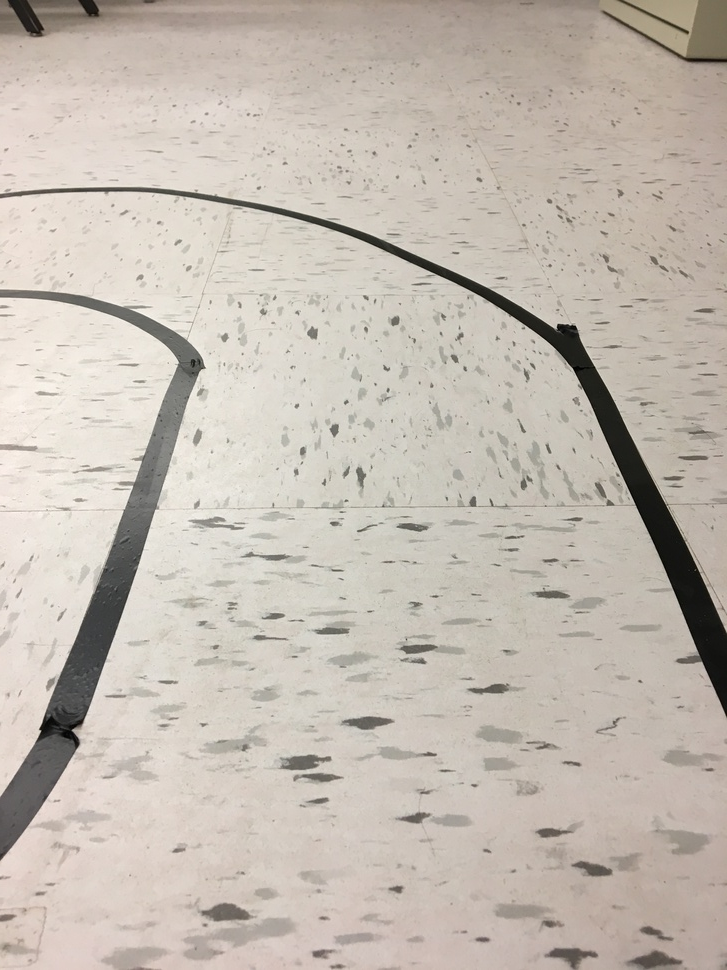
#> input picture Lane Detection/LabLanes.jpg, 727 x 970 px, shrunk from 3024 x 4032 before the run
$ python lanes_different_image_testing.py
#> lines starting #> are read from the running program, lines starting #| are printed output that depends on the picture; after the words box and inside, x2 and y2 are one past the last pixel; in counts of white or black regions, pixels touching at a corner belong together; long printed decimals are rounded
#> further down, image is the input picture: shape (970, 727, 3); mean B, G, R 178, 187.6, 196.1
#| (970, 727, 3)
#| uint8
import cv2
import numpy as np
import matplotlib.pyplot as plt

def line_follow(image,lines):
        #line_image = np.zeros_like(image)
        x1 = int((lines[0][0] + lines[1][0]) / 2)
        x2 = int((lines[0][2] + lines[1][2]) / 2)
        y1 = int((lines[0][1] + lines[1][1]) / 2)
        y2 = int((lines[0][3] + lines[1][3]) / 2)
        return np.array([x1,y1,x2,y2])


def make_coordinates(image, line_parameters):
    slope, intercept = line_parameters
    y1 = image.shape[0]
    y2 = int(y1*(3/5))
    x1 = int((y1-intercept)/slope)
    x2 = int((y2-intercept)/slope)
    return np.array([x1,y1,x2,y2])

def average_slope_intercept(image,lines):
    left_fit = []
    right_fit = []
    for line in lines:
        x1, y1, x2, y2 = line.reshape(4)
        parameters = np.polyfit((x1,x2),(y1,y2), 1)
        slope = parameters[0]
        intercept = parameters[1]
        if slope < 0:
            left_fit.append((slope, intercept))
        else:
            right_fit.append((slope,intercept))
    print(left_fit)
    print('left_fit')
    print(right_fit)
    print('printed rightfit')

    left_fit_average = np.average(left_fit, axis = 0)
    right_fit_average = np.average(right_fit, axis = 0)
    left_line = make_coordinates(image, left_fit_average)
    right_line = make_coordinates(image,right_fit_average)
    return np.array([left_line, right_line])

def canny(image):
    gray = cv2.cvtColor(lane_image, cv2.COLOR_RGB2GRAY)
    blur = cv2.GaussianBlur(gray, (5, 5), 0)
    canny = cv2.Canny(blur, 50, 150)
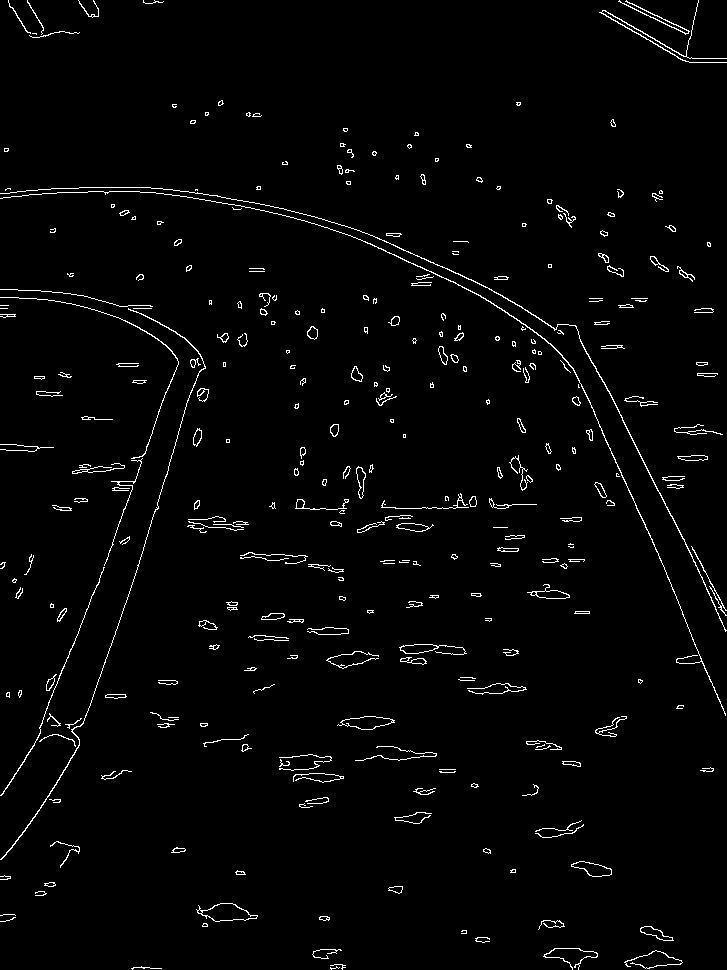
#> canny: shape (970, 727); 2.2% white in thin lines or dots
    return canny

def display_lines(image, lines):
    line_image = np.zeros_like(image)
    if lines is not None:
        for line in lines:
            x1, y1, x2, y2 = line.reshape(4)
            cv2.line(line_image, (x1, y1), (x2, y2), (255, 0, 0), 10 )
    return line_image

def region_of_interest(image):
    height = image.shape[0]
#> height = 970
    width = image.shape[1]
#> width = 727
    print(height,width)
#| 970 727

    #robotPOV
    polygons = np.array([
    [0, 250 ], [width, 250 ], [width, height ], [0, height ]
    ])

    #test_image1
    #polygons = np.array([
    #[200, height ], [1100, height ], [550,250]
    #])

    #test_image3
    #polygons = np.array([
    #[400, 344 ], [562, 344 ], [960,540], [0,540]
    #])

    #test_image4
    #polygons = np.array([
    #[406, 369 ], [737, 369 ], [1023,498], [1023,681], [0, 681]
    #])
    mask = np.zeros_like(image)
    cv2.fillPoly(mask, np.int32([polygons]), 255)
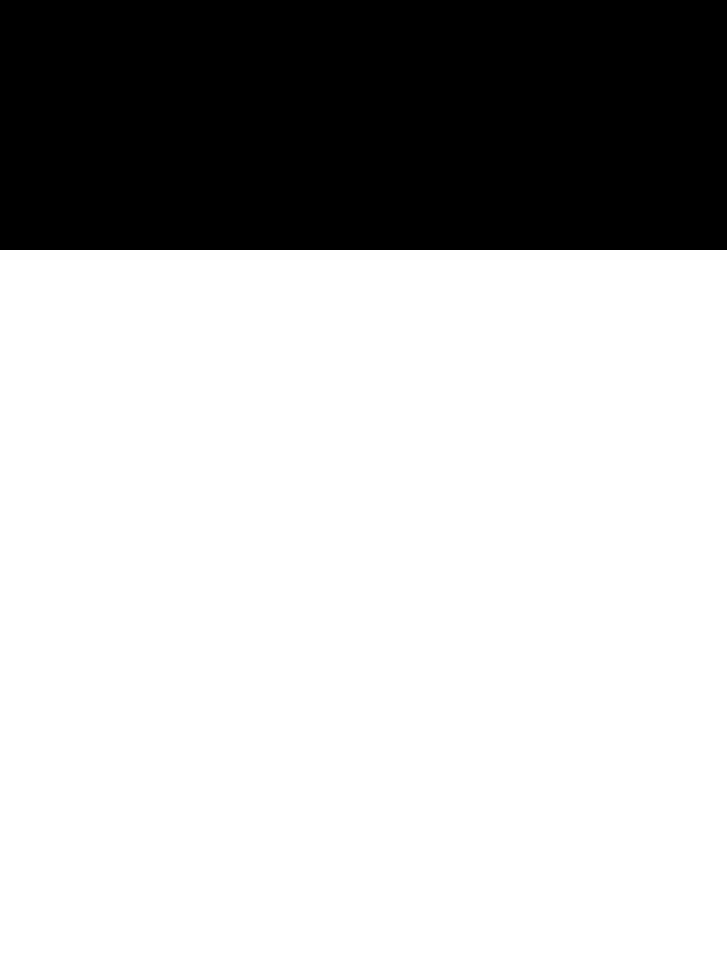
#> mask: shape (970, 727); 74.2% white; 1 black region, box (x1, y1, x2, y2) and area: (0, 0, 727, 250) 181750
    masked_image = cv2.bitwise_and(image, mask)
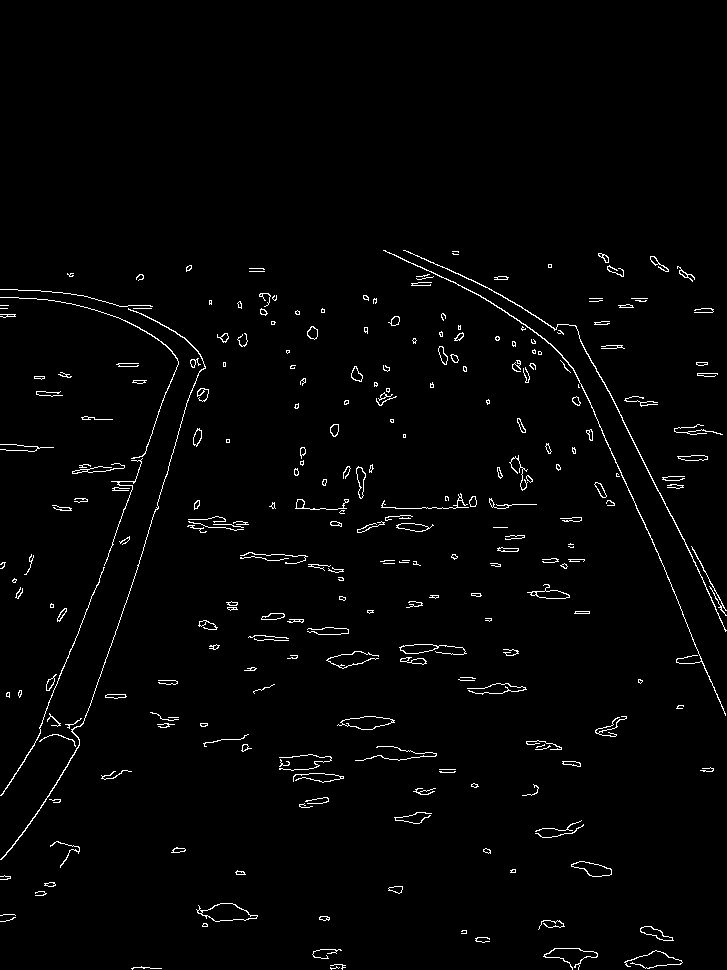
#> masked_image: shape (970, 727); 1.8% white in thin lines or dots, all inside (x1, y1, x2, y2) = (0, 250, 727, 970)
    #cv2.imshow("masked", mask)
    #cv2.waitKey(0)
    return masked_image


image = cv2.imread('LabLanes.jpg')
#cv2.imshow("original", image)
#cv2.waitKey(0)
print(image.shape)
print(image.dtype)
lane_image = np.copy(image)
canny_image = canny(lane_image)
cropped_image = region_of_interest(canny_image)
lines = cv2.HoughLinesP(cropped_image, 2, np.pi/180, 100, np.array([]), minLineLength = 40, maxLineGap = 5)
#> lines = 22 rows, first 6: [622, 420, 705, 584], [629, 490, 648, 533], [72, 647, 92, 594], [573, 368, 625, 483], [148, 530, 173, 452], [395, 508, 455, 508]
averaged_lines = average_slope_intercept(lane_image, lines)
#> the loop in average_slope_intercept, `for line in lines:` made 22 passes
#> (x1, y1, x2, y2, slope, intercept) on passes 1 to 12: (622, 420, 705, 584, 1.98, -809), (629, 490, 648, 533, 2.26, -933.5), (72, 647, 92, 594, -2.65, 837.8), (573, 368, 625, 483, 2.21, -899.2), (148, 530, 173, 452, -3.12, 991.8), (395, 508, 455, 508, 2.82e-16, 508), (86, 715, 143, 550, -2.89, 963.9), (619, 468, 639, 514, 2.3, -955.7), (113, 539, 139, 469, -2.69, 843.2), (588, 354, 624, 422, 1.89, -756.7), (88, 606, 113, 544, -2.48, 824.2), (138, 469, 156, 420, -2.72, 844.7)
#> after the loop in average_slope_intercept, `for line in lines:`: left_fit = [(-2.65, 837.8), (-3.12, 991.8), (-2.89, 963.9), (-2.69, 843.2), (-2.48, 824.2), (-2.72, 844.7), (-1.61, 872.4), (-0.0222, 515.9), (-1.54, 867.3), (-2.47, 823.4)]; right_fit = [(1.98, -809), (2.26, -933.5), (2.21, -899.2), (2.82e-16, 508), (2.3, -955.7), (1.89, -756.7), (0.672, -27.5), (2.37, -1004.8), (0.463, 72.61), (0.448, 68.9), (0.65, -31), (1.88, -754.7)]
#| [(-2.650, 837.800), (-3.120, 991.760), (-2.895, 963.947), (-2.692, 843.231), (-2.480, 824.240), (-2.722, 844.667), (-1.605, 872.395), (-0.02222, 515.911), (-1.538, 867.308), (-2.472, 823.417)]
#> (printed output is left out)
#> in average_slope_intercept, `left_fit_average = np.average(left_fit, axis = 0)`: left_fit_average = [-2.22, 838.5]
#> in average_slope_intercept, `right_fit_average = np.average(right_fit, axis = 0)`: right_fit_average = [1.43, -460.2]
#> in make_coordinates, `slope, intercept = line_parameters`: slope = -2.22; intercept = 838.5
#> in make_coordinates, `x1 = int((y1-intercept)/slope)`: x1 = -59
#> in make_coordinates, `x2 = int((y2-intercept)/slope)`: x2 = 115
#> in average_slope_intercept, `left_line = make_coordinates(image, left_fit_average)`: left_line = [-59, 970, 115, 582]
#> in average_slope_intercept, `right_line = make_coordinates(image,right_fit_average)`: right_line = [1002, 970, 730, 582]
#> averaged_lines = [[-59, 970, 115, 582], [1002, 970, 730, 582]]
mid_line = line_follow(image,averaged_lines)
#> in line_follow, `x1 = int((lines[0][0] + lines[1][0]) / 2)`: x1 = 471
#> in line_follow, `x2 = int((lines[0][2] + lines[1][2]) / 2)`: x2 = 422
#> in line_follow, `y1 = int((lines[0][1] + lines[1][1]) / 2)`: y1 = 970
#> in line_follow, `y2 = int((lines[0][3] + lines[1][3]) / 2)`: y2 = 582
#> mid_line = [471, 970, 422, 582]
#print(mid_line)
#print(mid_line[1])
#print((mid_line[0],mid_line[1]))
x1 = mid_line[0]
#> x1 = 471
y1 = mid_line[1]
#> y1 = 970
x2 = mid_line[2]
#> x2 = 422
y2 = mid_line[3]
#> y2 = 582
# [4 lines of commented-out code are left out]
line_image = display_lines(lane_image, averaged_lines)
#> the loop in display_lines, `for line in lines:` made 2 passes
#> after the loop in display_lines, `for line in lines:`:
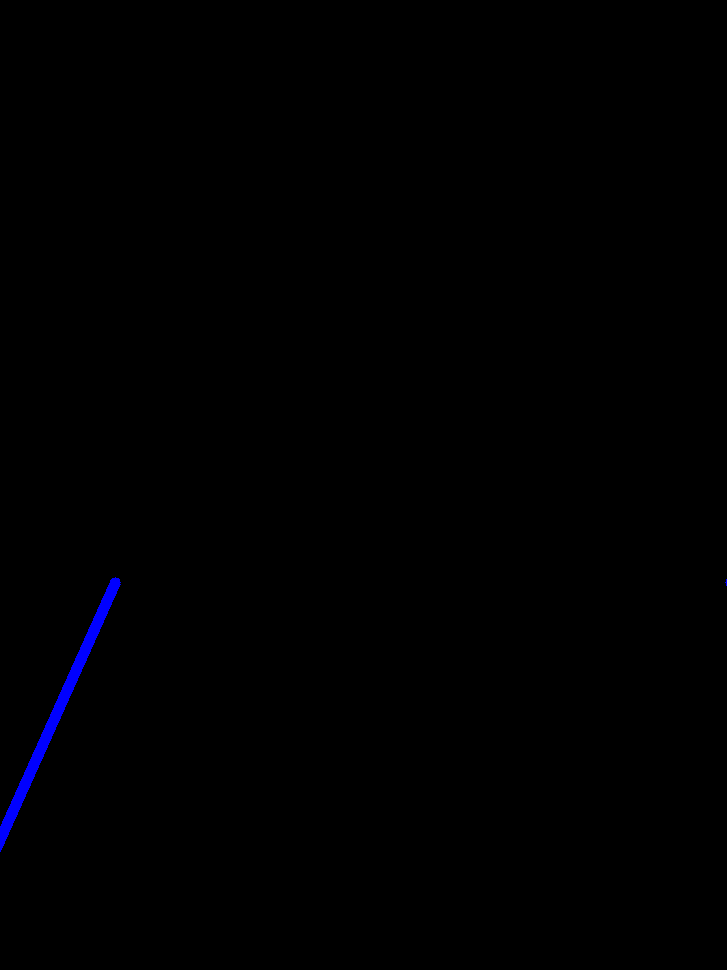
#> line_image: shape (970, 727, 3); mean of channels 0, 1, 2 1.1, 0, 0; drawn as B, G, R
combo_image = cv2.addWeighted(lane_image, 0.8, line_image, 1, 1)
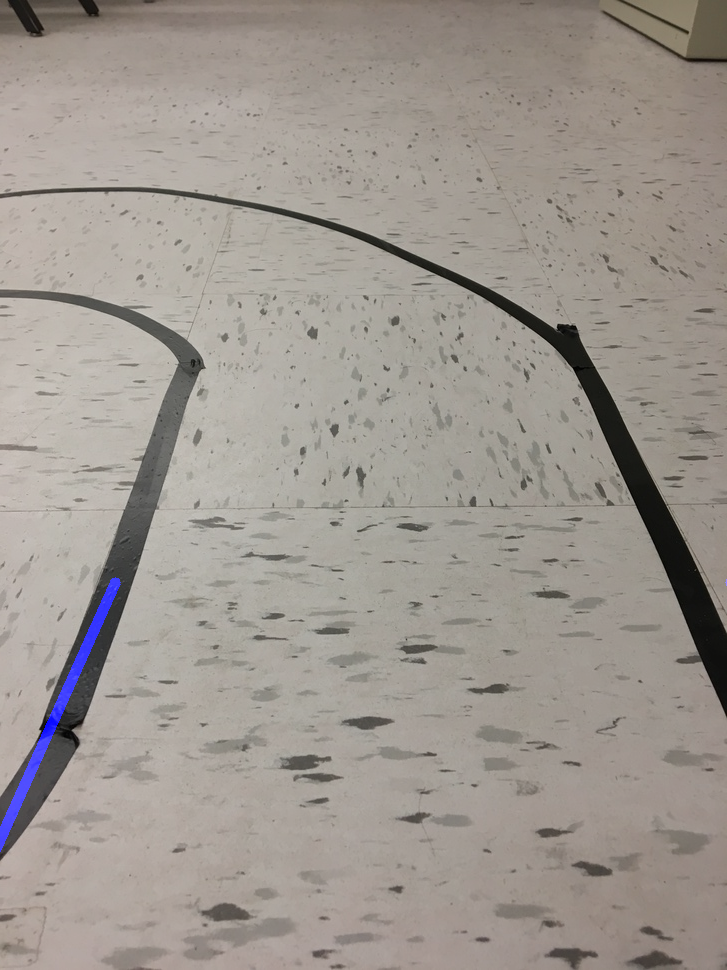
#> combo_image: shape (970, 727, 3); mean B, G, R 144.3, 151.1, 157.9
cv2.line(combo_image, (x1, y1), (x2, y2), (0, 255, 0), 5 )
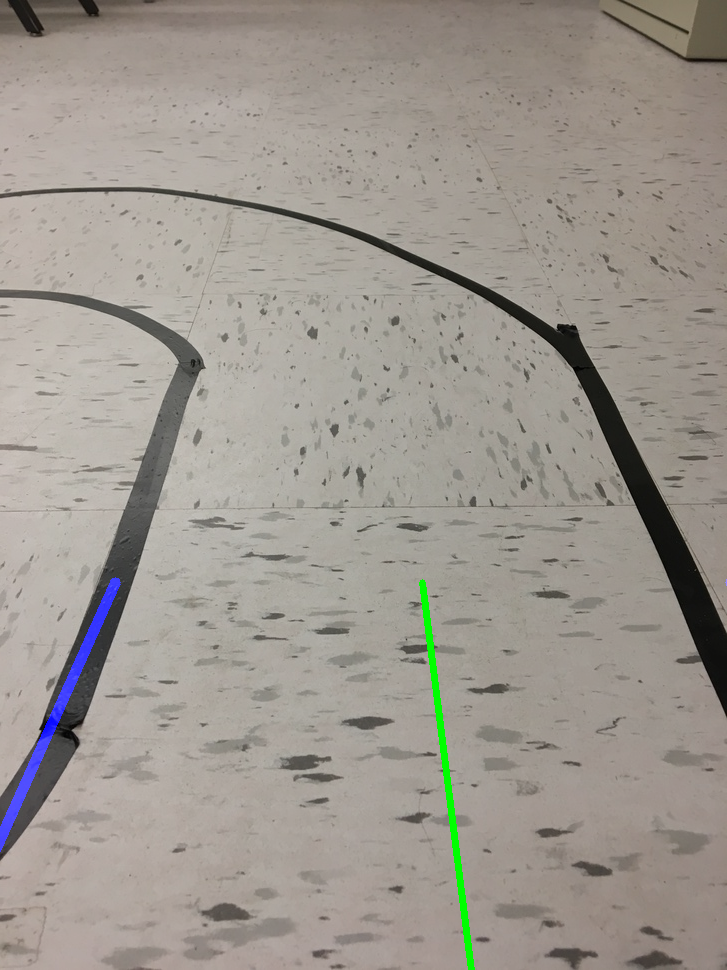
#> combo_image: shape (970, 727, 3); 0.38% of pixels changed, all inside (x1, y1, x2, y2) = (419, 579, 475, 970)

#cv2.imshow("cropped_image", cropped_image)
cv2.imshow("result", combo_image)

cv2.waitKey(0)

$ run again, with Lane Detection/test_image3.jpg copied over Lane Detection/LabLanes.jpg
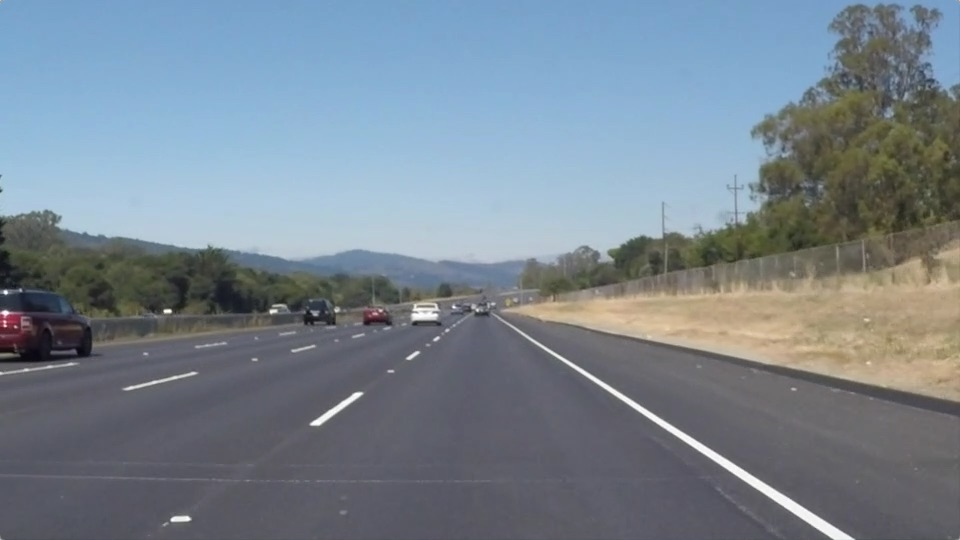
#> input picture Lane Detection/test_image3.jpg, 960 x 540 px
#> image is the input picture: shape (540, 960, 3); mean B, G, R 143.7, 132.6, 120.3
#| (540, 960, 3)
#| uint8
#> in canny, `canny = cv2.Canny(blur, 50, 150)`:
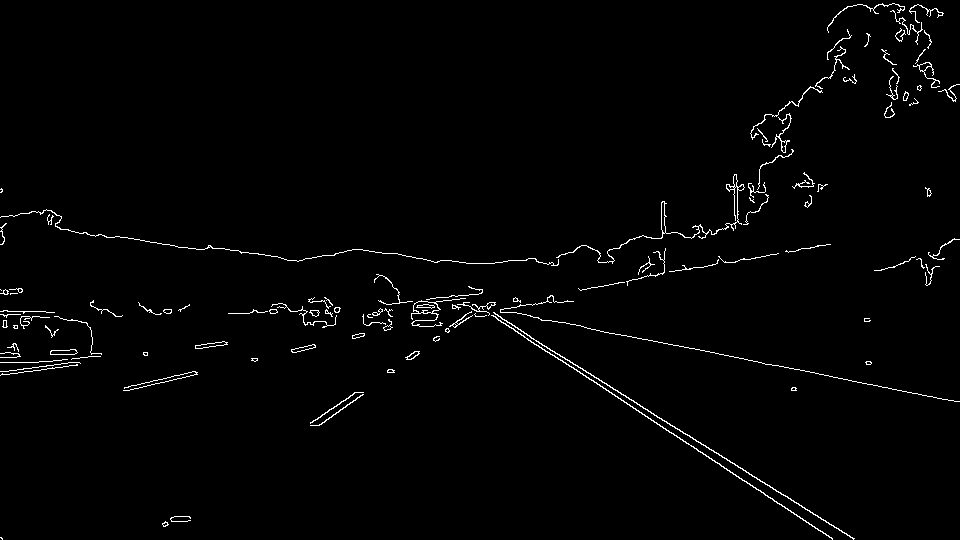
#> canny: shape (540, 960); 1.5% white in thin lines or dots
#| 540 960
#> mask: shape (540, 960); 53.7% white; 1 black region, box (x1, y1, x2, y2) and area: (0, 0, 960, 250) 240000
#> masked_image: shape (540, 960); 1% white in thin lines or dots, all inside (x1, y1, x2, y2) = (0, 250, 960, 540)
#> lines = 21 rows, first 6: [483, 306, 523, 331], [501, 318, 853, 538], [473, 304, 772, 498], [705, 351, 917, 393], [0, 311, 45, 311], [658, 273, 715, 264]
#> the loop in average_slope_intercept, `for line in lines:` made 21 passes
#> (x1, y1, x2, y2, slope, intercept) on passes 1 to 8: (483, 306, 523, 331, 0.625, 4.13), (501, 318, 853, 538, 0.625, 4.88), (473, 304, 772, 498, 0.649, -2.9), (705, 351, 917, 393, 0.198, 211.3), (0, 311, 45, 311, -1e-15, 311), (658, 273, 715, 264, -0.158, 376.9), (31, 371, 77, 364, -0.152, 375.7), (581, 290, 621, 282, -0.2, 406.2)
#> after the loop in average_slope_intercept, `for line in lines:`: left_fit = [(-1e-15, 311), (-0.158, 376.9), (-0.152, 375.7), (-0.2, 406.2), (-0.114, 371), (-0.216, 416.6), (-0.217, 414), (-0.682, 636.8), (-0.119, 367), (-0.674, 631.9), (-0.762, 668.6), (-0.149, 375.2), (-0.22, 413.9)]; right_fit = [(0.625, 4.13), (0.625, 4.88), (0.649, -2.9), (0.198, 211.3), (0.2, 210), (0.658, -8.17), (0.219, 199.5), (0.203, 208)]
#> (printed output is left out)
#| [(0.625, 4.125), (0.625, 4.875), (0.6488, -2.896), (0.1981, 211.330), (0.2, 210.000), (0.6577, -8.171), (0.2188, 199.469), (0.2025, 208.000)]
#> left_fit_average = [-0.282, 443.4]
#> right_fit_average = [0.422, 103.3]
#> in make_coordinates, `slope, intercept = line_parameters`: slope = -0.282; intercept = 443.4
#> in make_coordinates, `x1 = int((y1-intercept)/slope)`: x1 = -342
#> in make_coordinates, `x2 = int((y2-intercept)/slope)`: x2 = 423
#> left_line = [-342, 540, 423, 324]
#> right_line = [1034, 540, 522, 324]
#> averaged_lines = [[-342, 540, 423, 324], [1034, 540, 522, 324]]
#> in line_follow, `x1 = int((lines[0][0] + lines[1][0]) / 2)`: x1 = 346
#> in line_follow, `x2 = int((lines[0][2] + lines[1][2]) / 2)`: x2 = 472
#> in line_follow, `y1 = int((lines[0][1] + lines[1][1]) / 2)`: y1 = 540
#> in line_follow, `y2 = int((lines[0][3] + lines[1][3]) / 2)`: y2 = 324
#> mid_line = [346, 540, 472, 324]
#> `x1 = mid_line[0]`: x1 = 346
#> `y1 = mid_line[1]`: y1 = 540
#> `x2 = mid_line[2]`: x2 = 472
#> `y2 = mid_line[3]`: y2 = 324
#> the loop in display_lines, `for line in lines:` made 2 passes
#> `cv2.line(combo_image, (x1, y1), (x2, y2), (0, 255, 0), 5 )`:
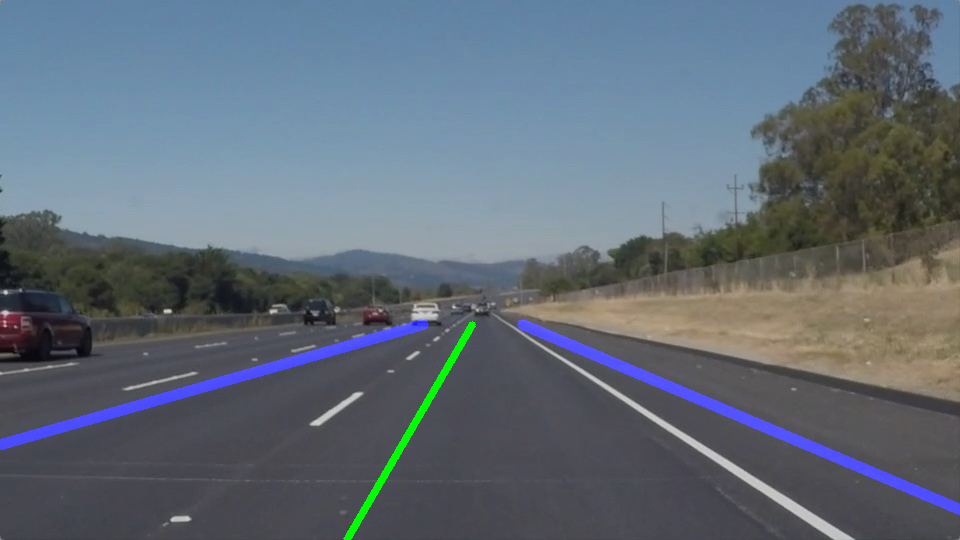
#> combo_image: shape (540, 960, 3); mean B, G, R 118.9, 107.7, 96.9
